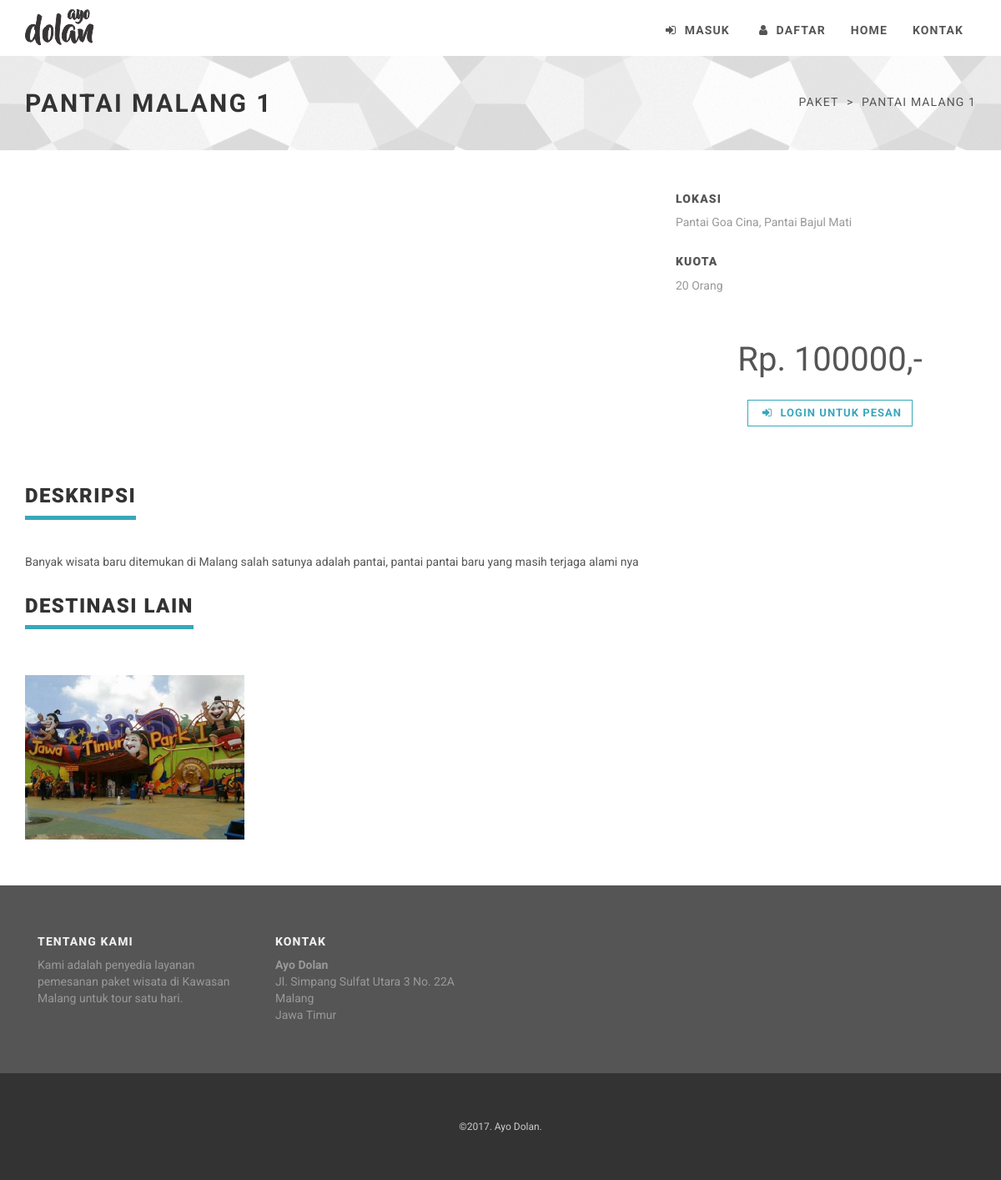
The app's page /paket/lihat_paket/2 with its own data.
### tables this page shows
CREATE TABLE `tb_paket` (
  `id_paket` int(255) NOT NULL,
  `nama_paket` varchar(255) NOT NULL,
  `lokasi` text NOT NULL,
  `gambar_paket` text NOT NULL,
  `kuota` int(255) NOT NULL,
  `harga_tiket` int(255) NOT NULL,
  `deskripsi` text NOT NULL
);

### application/controllers/paket.php (called while the page is built, shortened)
<?php
class Paket extends CI_Controller {
    public function __construct()
    {
        $this->load->model('paket_model');
        $this->load->model('destinasi_model');
        $this->load->model('blog_model');
    }
    public function lihat_paket($id_paket)
    {
    	$data['paket_detail'] = $this->paket_model->get_paket_detail($id_paket);
        $data['two_destinasi'] = $this->destinasi_model->get_two_destinasi();
    	$data['four_paket'] = $this->paket_model->get_four_paket();
    	$data['main_view'] = 'paket_view';
		$this->load->view('template_view', $data);
    }
}

### index.php (called while the page is built, shortened)
<?php
require_once BASEPATH.'core/CodeIgniter.php';

### application/models/paket_model.php (called while the page is built, shortened)
<?php
class Paket_model extends CI_Model {
	public $db_table = 'tb_paket';
	public function get_four_paket()
	{
		return $this->db->order_by('id_paket','DESC')
						->limit(4)
						->get($this->db_table)
						->result();
	}
	public function get_paket_detail($id_paket)
	{
		return $this->db->where('id_paket',$id_paket)
						->limit(1)
						->get($this->db_table)
						->row();
	}
}

### application/views/paket_view.php (the view, shortened to what this page needs)
<div id="heading-breadcrumbs">
    <div class="container">
        <div class="row">
            <div class="col-md-7">
                <h1><?php echo $paket_detail->nama_paket; ?></h1>
            </div>
            <div class="col-md-5">
                <ul class="breadcrumb">
                    <li>Paket</li>
                    <li><?php echo $paket_detail->nama_paket; ?></li>
                </ul>
            </div>
        </div>
    </div>
</div>
<div id="content">
    <div class="container">
        <div class="row">
            <div class="col-md-12">
            </div>
        </div>
        <div class="row portfolio-project">
            <section>
                <div class="col-sm-8">
                    <br>
                </div>
                <div class="row" id="productMain">
                    <div class="col-sm-4">
                        <div class="project-more">
                            <h4>Lokasi</h4>
                            <p><?php echo $paket_detail->lokasi ?></p>
                            <h4>Kuota</h4>
                            <p><?php echo $paket_detail->kuota ?> Orang</p>
                        </div>
                        <p class="price">Rp. <?php echo $paket_detail->harga_tiket ?>,-</p>
                        <p class="text-center">
                            <?php
                                if($this->session->userdata('login') == TRUE) {
                                    if($this->session->userdata('tipe_user') != '1')
                                    echo '
                                        <a href="'.base_url().'booking/jumlah_tiket/'.$paket_detail->id_paket.'" class="btn btn-template-main"><i class="fa fa-ticket"></i> Pesan Sekarang</a>
                                    ';
                                } else {
                                    echo '
                                        <a href="'.base_url().'login" class="btn btn-template-main"><i class="fa fa-sign-in"></i> Login untuk Pesan</a>
                                    ';
                                }
                            ?>
                        </p>
                    </div>
                </div>
            </section>
            <section>
                <div class="col-sm-12">
                    <div class="heading">
                        <h3>Deskripsi</h3>
                    </div>
                    <p><?php echo $paket_detail->deskripsi ?></p>
                </div>
            </section>
        </div>
        <section>
            <div class="row portfolio">
                <div class="col-md-12">
                    <div class="heading">
                        <h3>Destinasi lain</h3>
                    </div>
                </div>
                <?php
                    foreach ($four_paket as $pfour) {
                        echo '
                            <div class="col-sm-6 col-md-3">
                                <div class="box-image">
                                    <div class="image">
                                        <img src="'.base_url().'assets/img/'.$pfour->gambar_paket.'" alt="" class="img-responsive">
                                    </div>
                                    <div class="bg"></div>
                                    <div class="name">
                                        <h3><a href="#">'.$pfour->nama_paket.'</a></h3>
                                    </div>
                                    <div class="text">
                                        <p class="buttons">
                                            <a href="#" class="btn btn-template-transparent-primary">Pesan</a>
                                            <a href="'.base_url().'paket/lihat_paket/'.$pfour->id_paket.'" class="btn btn-template-transparent-primary">Lihat</a>
                                        </p>
                                    </div>
                                </div>
                            </div>
                        ';
                    }
                ?>
            </div>
        </section>
    </div>
</div>

### assets/css/style.default.css (style rules this page uses)
a, button { -webkit-transition: all 0.2s ease-out; -moz-transition: all 0.2s ease-out; transition: all 0.2s ease-out; }
a i.fa, button i.fa { margin: 0 5px; }
section, div.section { margin-bottom: 40px; }
.heading { margin-bottom: 40px; }
.heading h1, .heading h2, .heading h3, .heading h4, .heading h5 { display: inline-block; border-bottom: solid 5px #38a7bb; line-height: 1.1; margin-bottom: 0; padding-bottom: 10px; vertical-align: middle; text-transform: uppercase; letter-spacing: 0.06em; }
.btn { font-weight: 700; font-family: "Roboto", Helvetica, Arial, sans-serif; text-transform: uppercase; letter-spacing: 0.08em; padding: 6px 12px; font-size: 13px; line-height: 1.42857143; border-radius: 0; }
.btn-template-main { color: #38a7bb; background-color: #ffffff; border-color: #38a7bb; }
.box-image { position: relative; overflow: hidden; text-align: center; margin: 15px 0; }
#heading-breadcrumbs { background: url('../img/texture-bw.png') center center repeat; padding: 20px 0; margin-bottom: 40px; }
#heading-breadcrumbs h1 { color: #333333; text-transform: uppercase; font-size: 30px; font-weight: 700; letter-spacing: 0.08em; }
#heading-breadcrumbs ul.breadcrumb { margin-top: 5px; margin-bottom: 0; }
.portfolio-project .project-more h4 { color: #555555; text-transform: uppercase; margin-bottom: 0; text-align: left; font-size: 14px; letter-spacing: 0.08em; }
.portfolio-project .project-more p { color: #999999; padding: 10px 0; margin-bottom: 20px; text-align: left; }
#productMain { margin-bottom: 30px; }
#productMain .price { font-size: 40px; text-align: center; margin-top: 40px; margin-bottom: 20px; }
.breadcrumb { font-family: "Roboto", Helvetica, Arial, sans-serif; text-transform: uppercase; background-color: none; letter-spacing: 0.08em; }
body { font-family: "Roboto", Helvetica, Arial, sans-serif; font-size: 14px; line-height: 1.42857143; color: #555555; }
a { color: #38a7bb; text-decoration: none; }
.breadcrumb { padding: 20px 0; margin-bottom: 20px; background-color: transparent; border-radius: 0; text-align: right; }
.breadcrumb > li + li:before { content: ">\00a0"; color: #555555; }
h1, h2, h3, h4, h5, h6, .h1, .h2, .h3, .h4, .h5, .h6 { font-family: "Roboto", Helvetica, Arial, sans-serif; font-weight: 900; line-height: 1.1; color: #333333; }
h1, .h1, h2, .h2, h3, .h3 { margin-top: 20px; margin-bottom: 20px; }
p { margin: 0 0 10px; }

### records on screen
tb_paket: nama_paket "PANTAI MALANG 1", lokasi "Pantai Goa Cina, Pantai Bajul Mati", kuota "20", harga_tiket "100000", deskripsi "Banyak wisata baru ditemukan di Malang salah satunya adalah pantai, pantai pantai baru yang masih terjaga alami nya"
tb_paket: gambar_paket (picture)
